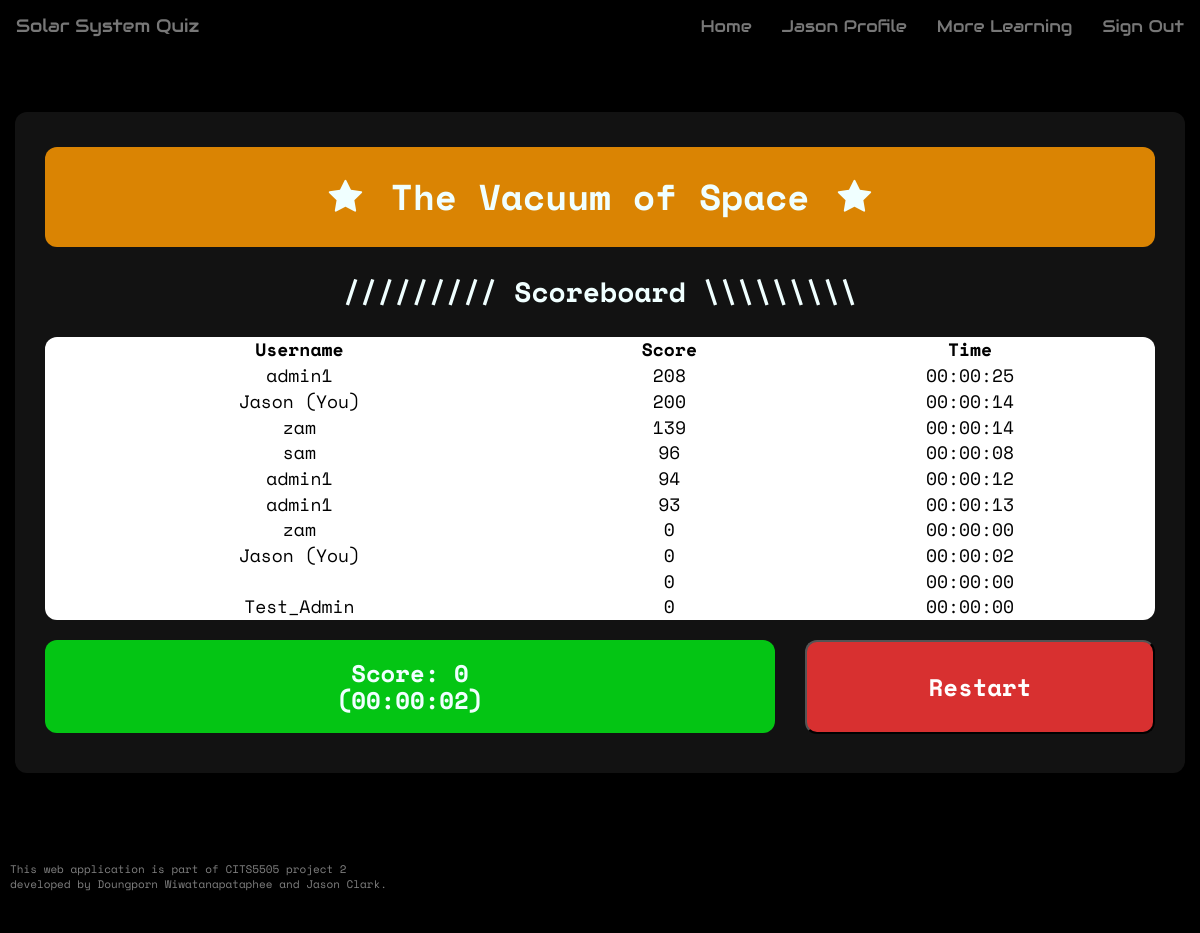
Before: /result (signed in) with the older database file.
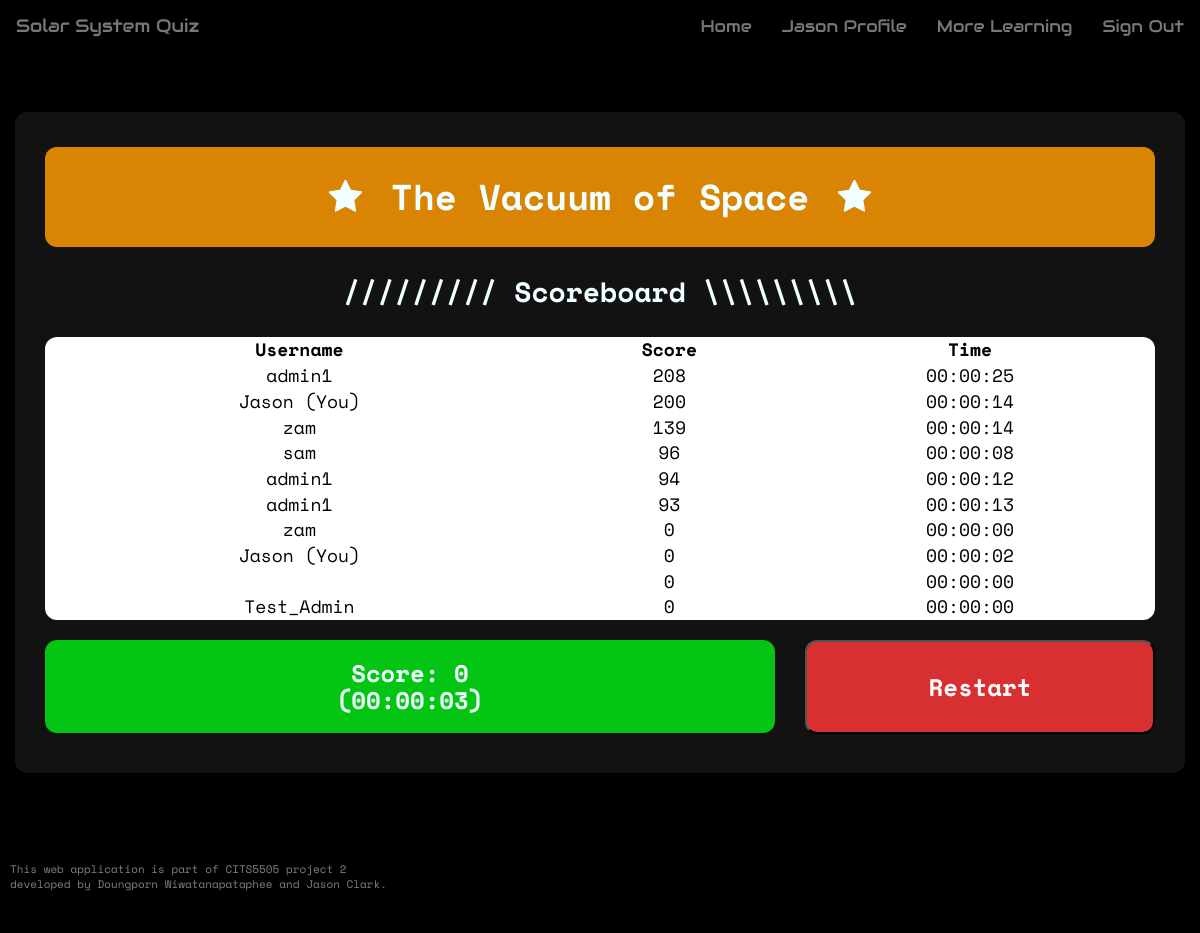
After: the same page with the newer database file.
### app/models.py (models this page shows, shortened)
class Score(db.Model):
    __tablename__ = 'score'
    id = db.Column(db.Integer, primary_key = True)
    user_id = db.Column(db.Integer, db.ForeignKey('user_table.id'))
    questionset_id = db.Column(db.Integer, db.ForeignKey('questionset.id'))
    score = db.Column(db.Integer, default=0)
    time_taken = db.Column(db.Time, default=0)

class User(UserMixin, db.Model):
    __tablename__ = 'user_table'
    id = db.Column(db.Integer, primary_key=True)
    username = db.Column(db.String(64), index=True, unique=True)
    user_type = db.Column(db.String(64))
    email = db.Column(db.String(120), index=True, unique=True)
    password_hash = db.Column(db.String(128))
    posts = db.relationship('Post', backref='author', lazy='dynamic')
    about_me = db.Column(db.String(140))
    last_seen = db.Column(db.DateTime, default=datetime.utcnow)
    score_child = db.relationship("Score", backref = 'user_parent')
    quiz_unlocked = db.Column(db.Integer, default=0)

### app/routes.py (the view)
@app.route('/result', methods=['GET'])
def result():
    latest_score = Score.query.filter_by(user_id=current_user.id).all()[-1]
    latest_module_id = latest_score.questionset_id
    latest_module = latest_score.questionset_parent.name
    latest_time_taken = latest_score.time_taken
    scoreSorted = Score.query.filter_by(questionset_id=latest_module_id).order_by(Score.score.desc()).all()
    return render_template('result.html', latestScore=latest_score, scoreSorted=scoreSorted, moduleName=latest_module, timeTaken=latest_time_taken)

### app/models.py (called while the page is built)
@login.user_loader
def load_user(id):
    return User.query.get(int(id))

### app/routes.py (called while the page is built)
@app.before_request
def before_request():
    from_zone = tz.tzutc()
    to_zone = tz.tzlocal()
    utc = datetime.utcnow()
    utc = utc.replace(tzinfo=from_zone)
    central = utc.astimezone(to_zone)   # convert to local timezone
    if current_user.is_authenticated:
        current_user.last_seen = central
        db.session.commit()

### app/templates/result.html (shortened to what this page needs)
{% extends 'base.html' %}
{% block body %}
<div class="container result-container">
    <h2 class="result-module"><i class="fa fa-star fa-fw"></i>&nbsp;{{ moduleName }}&nbsp;<i class="fa fa-star fa-fw"></i></h2>
    <h2 class="result-scoreboard">///////// Scoreboard \\\\\\\\\</h2>
    <table class="result-table">
        <thead>
            <tr>
                <th>Username</th>
                <th>Score</th>
                <th>Time</th>
            </tr>
        </thead>
        <tbody>
        {% for score in scoreSorted %}
        {%  if loop.index <= 10  %}
            <tr>
                {% if current_user.id == score.user_parent.id %}
                <td>{{ score.user_parent.username }} (You)</td>
                {% else %}
                <td>{{ score.user_parent.username }}</td>
                {% endif %}
                <td>{{ score.score }}</td>
                <td>{{ score.time_taken }}</td>
            </tr>
        {% endif %}
        {% endfor %}
        </tbody>
    </table>
    <div class="row">
        <div class="col-xs-8">
            <h3 class="result-score">Score: {{ latestScore.score }} <br> ({{ timeTaken }})</h3>
        </div>
        <div class="col-xs-4">
            <a href='/'><button class="restart-button">Restart</button></a>
        </div>
    </div>
</div>
{% endblock %}

Changed rows visible on the page:
added Score: score "0", time_taken "00:00:03"
Other visible differences:
{{ timeTaken }}: "00:00:02" → "00:00:03"
